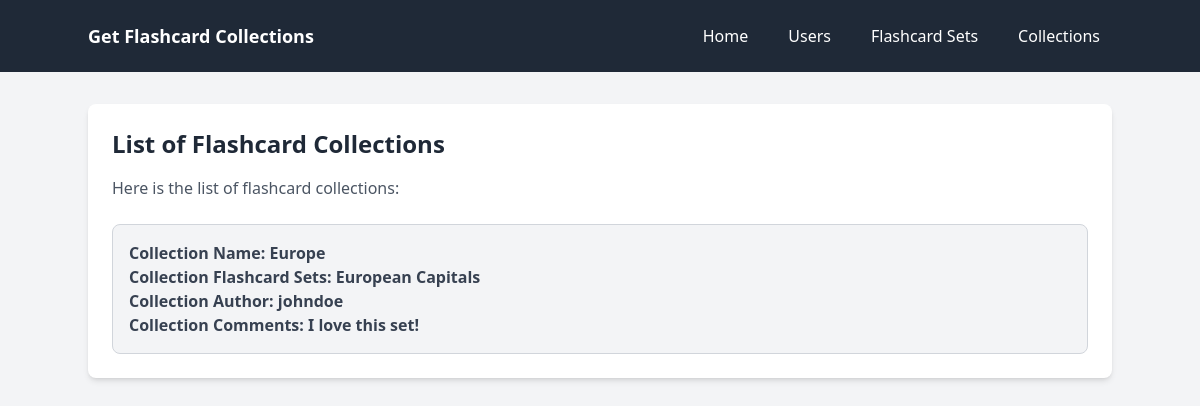
Before: /getallcollections with the older database file.
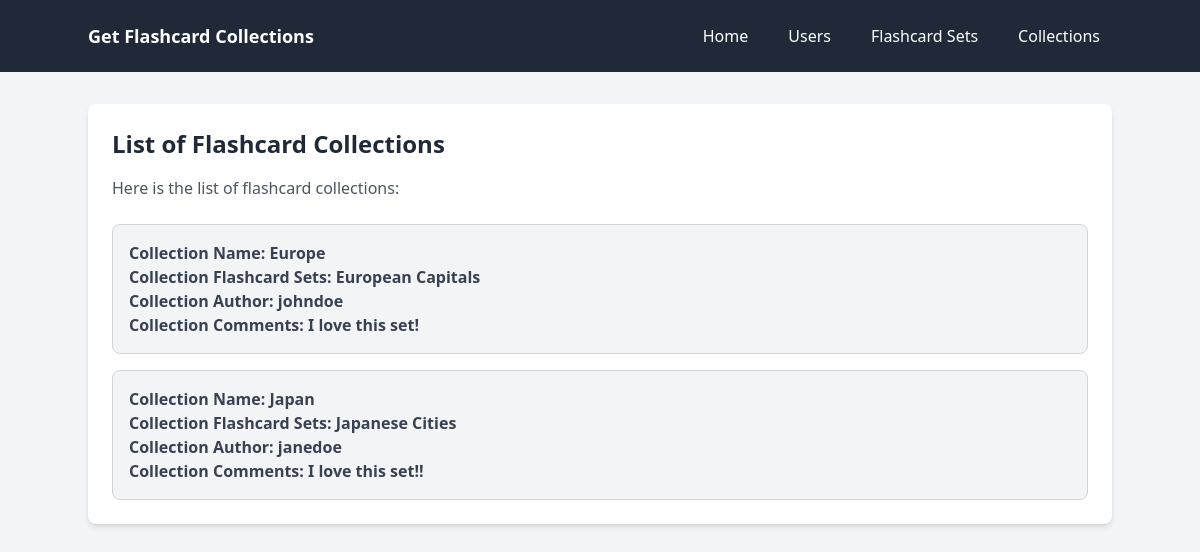
After: the same page with the newer database file.
### flashcards/models.py (models this page shows, shortened)
class Collection(models.Model):
      name = models.CharField(max_length=200, default=None, null=True, blank=True)
      comment = models.ForeignKey(Comment, default=None, null=True, blank=True, on_delete=models.CASCADE, related_name='collection')
      flashcardset = models.ForeignKey(FlashcardSet, on_delete=models.CASCADE, default=None, null=True, blank=True, related_name='collection')
      author = models.ForeignKey(User, default=None, null=True, blank=True, on_delete=models.CASCADE, related_name='collection')

class FlashcardSet(models.Model):
      name = models.CharField(max_length=100)
      created_at = models.DateTimeField(auto_now_add=True)
      updated_at = models.DateTimeField(auto_now=True)
      author = models.ForeignKey(User, default=None, on_delete=models.CASCADE, related_name='flashcard_set')

class User(models.Model):
      username = models.CharField(max_length=100)
      admin = models.BooleanField(default=False)
      password = models.CharField(max_length=100)

class Comment(models.Model):
      comment = models.CharField(max_length=200)
      author = models.ForeignKey(User, on_delete=models.CASCADE)
      flashcardset = models.ForeignKey(FlashcardSet, default=None, null=True, blank=True, on_delete=models.CASCADE, related_name='comments')

### flashcards/core/views.py (the view)
# urls.py: path("getallcollections", core_views.list_all_collections, name='list_all_collections'),
def list_all_collections(request):
    collections = Collection.objects.all()
    return render(request, 'get_collections.html', {'collections': collections})

### flashcards/templates/get_collections.html (shortened to what this page needs)
{% load django_browser_reload %}
{% load static %}
<!doctype html>
<html lang="en">
    <head>
        <script src="https://cdn.tailwindcss.com"></script>
    </head>
    <body class="bg-gray-100">
        <nav class="bg-gray-800 text-white p-4">
            <div class="container mx-auto flex items-center justify-between">
                <div class="text-lg font-bold">Get Flashcard Collections</div>
                <div class="flex space-x-4">
                    <a href="homepage" class="hover:bg-gray-700 px-3 py-2 rounded">Home</a>
                    <a href="userhub" class="hover:bg-gray-700 px-3 py-2 rounded">Users</a>
                    <a href="sethub" class="hover:bg-gray-700 px-3 py-2 rounded">Flashcard Sets</a>
                    <a href="collectionhub" class="over:bg-gray-700 px-3 py-2 rounded">Collections</a>
                </div>
            </div>
        </nav>
        <div class="container mx-auto mt-8 bg-white shadow-md rounded-lg p-6">
            <h1 class="text-2xl font-bold text-gray-800 mb-4">List of Flashcard Collections</h1>
            <h2 class="text-gray-600 mb-6">Here is the list of flashcard collections:</h2>
            <ul class="space-y-4">
                {% for collection in collections %}
                    <li class="bg-gray-100 border border-gray-300 rounded-lg p-4">
                        <p class="text-gray-700"><strong class="font-semibold text-grey-900">Collection Name: {{collection.name}}</strong></p>
                        <p class="text-gray-700"><strong class="font-semibold text-grey-900">Collection Flashcard Sets: {{collection.flashcardset.name}}</strong></p>
                        <p class="text-gray-700"><strong class="font-semibold text-grey-900">Collection Author: {{collection.author.username}}</strong></p>
                        <p class="text-gray-700"><strong class="font-semibold text-grey-900">Collection Comments: {{collection.comment.comment}}</strong></p>
                    </li>
                {% empty %}
                    <li>
                        <p class="text-red-600 font-bold">No collections found.</p>
                    </li>
                {% endfor %}
            </ul>
        </div>
    </body>
</html>

Changed rows visible on the page:
added Collection: name "Japan", flashcardset.name "Japanese Cities", author.username "janedoe", comment.comment "I love this set!!"
